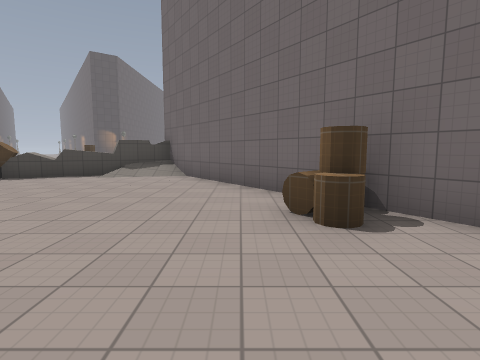
View 1 (above)

16 first-person views from a walk through a Godot game level. The camera is 1.5 m above the floor, tilts 6° down and sees 80° across. The floor is counted in squares, 2 m on a side. Each view is taken from the middle of a square. On the plan, view 1 faces up. The plan holds only what a view shows up to about 10 squares ahead; the rest is blank. The place goes on beyond the plan. Characters and animated objects are not drawn. Surface patterns are stand-ins for the level's own textures.

View 2
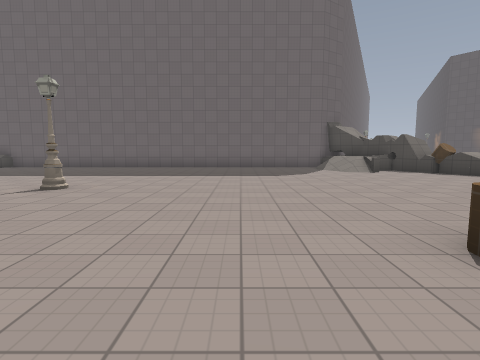

View 3
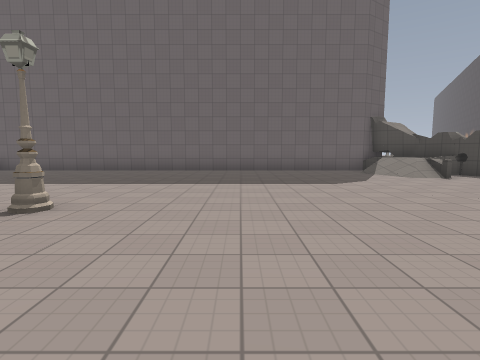

View 4
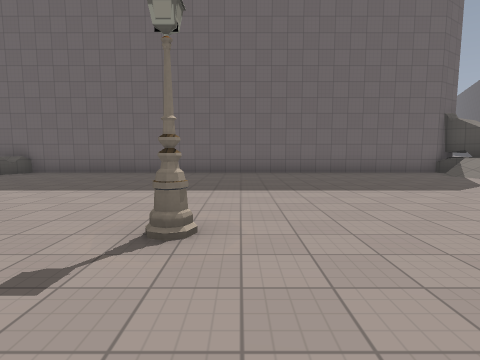

View 5
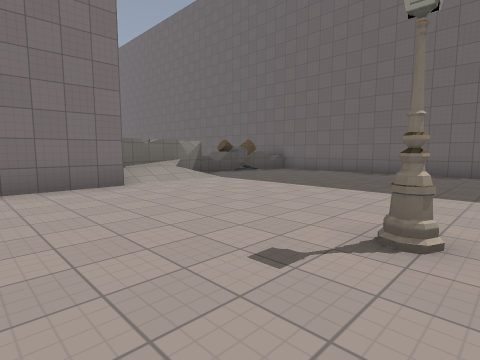

View 6
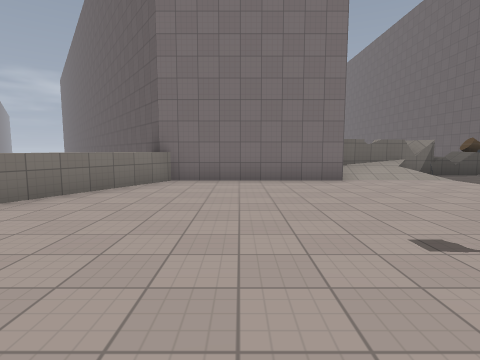

View 7
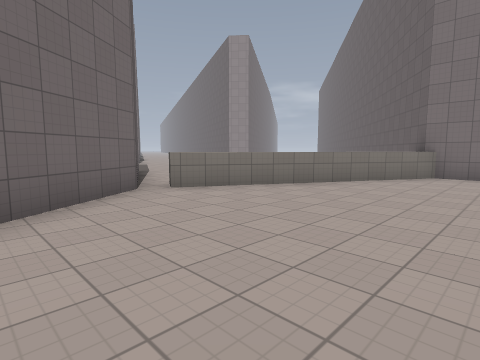

View 8
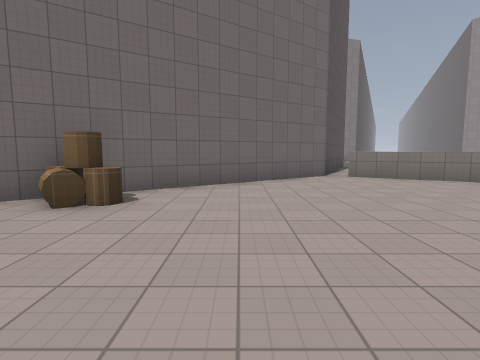

View 9
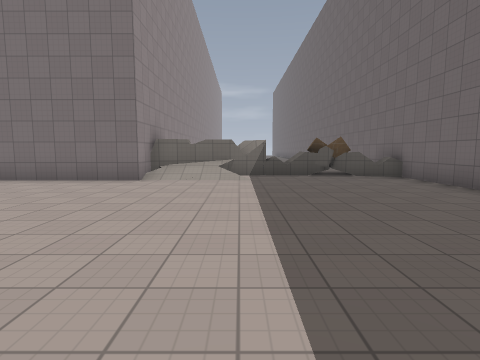

View 10
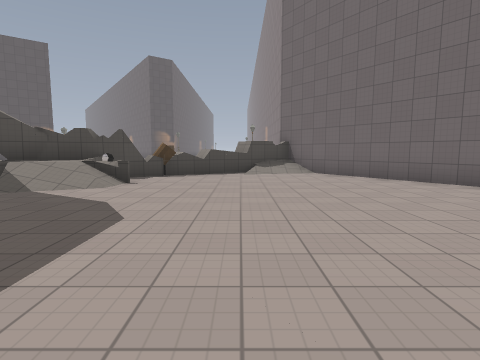

View 11
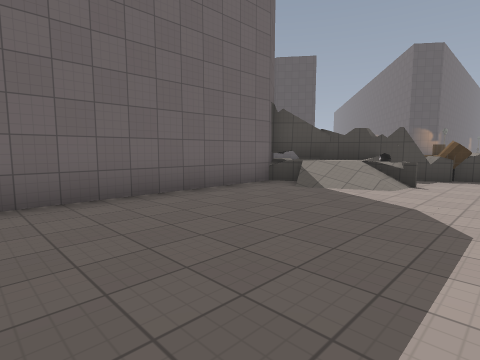

View 12
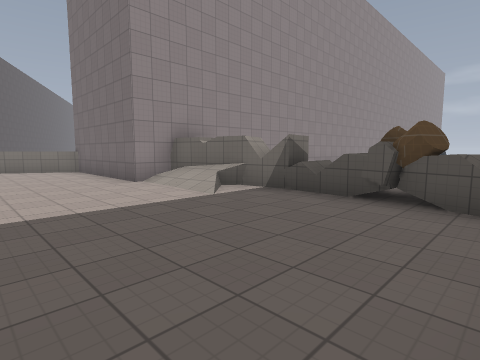

View 13
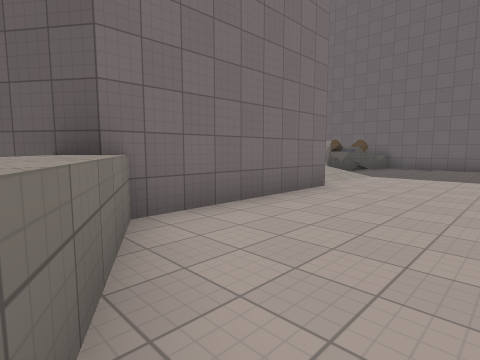

View 14
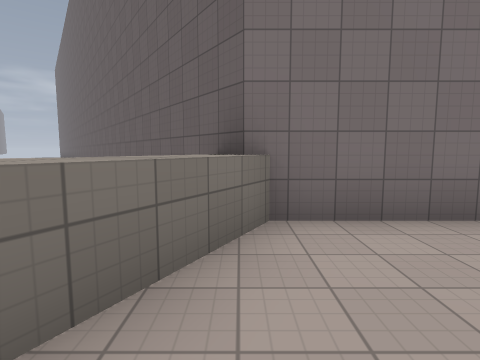

View 15
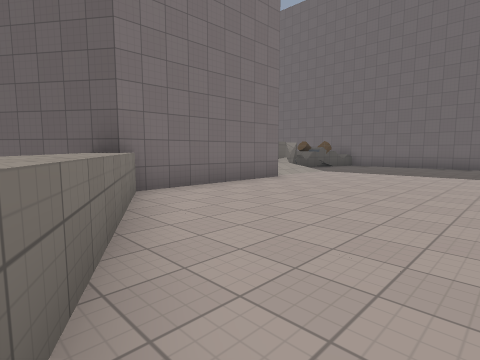

View 16
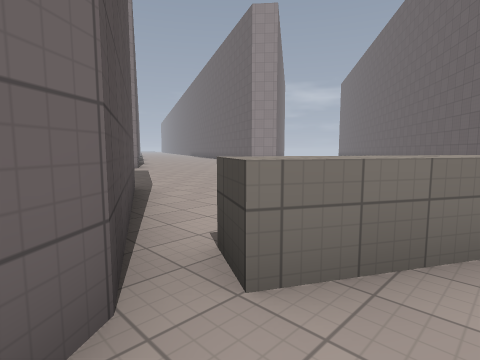

### Floor plan
Key: @ floor where view 1 was taken; # wall or solid block; x gap in a wall; . main floor; : floor 1 m higher than the main floor; / step, stairs or slope; = window, fence, low wall or low ledge; ^ raised ledge; B barrel.
Columns run from 10 left of view 1 to 7 right of it. Each row starts with its distance up from view 1.
 10         #
  9      ^####
  8    ^^^#..##
  7   ^#......#
  6 ##:=......##
  5 #://.......##
  4 #./........B#
  3 #..........B##
  2 #............##
  1 #.............#
  0 #.........@...##
 -1 #..............#
 -2 #..............^##
 -3 #......#.......^.#
 -4 #.............^^
 -5 #.............^
 -6 #............^.
 -7 #...........^^
 -8 #.......####^.
 -9 #^....^##   ##
-10 #^#^^#^      ##
-11 #  .x         #
-12               ##

Positions as (right, up) in squares from view 1, and headings:
1: (0, 0), facing up
2: (3, 1), facing left
3: (1, 0), facing left
4: (0, -2), facing left
5: (0, -2), facing down-left
6: (0, -1), facing down
7: (0, 1), facing down-right
8: (-3, 1), facing right
9: (-5, -1), facing down
10: (-4, -1), facing up
11: (-5, -1), facing up-left
12: (-9, -5), facing down-right
13: (3, -5), facing down-left
14: (2, -5), facing down
15: (4, -3), facing down-left
16: (4, -1), facing down-right
